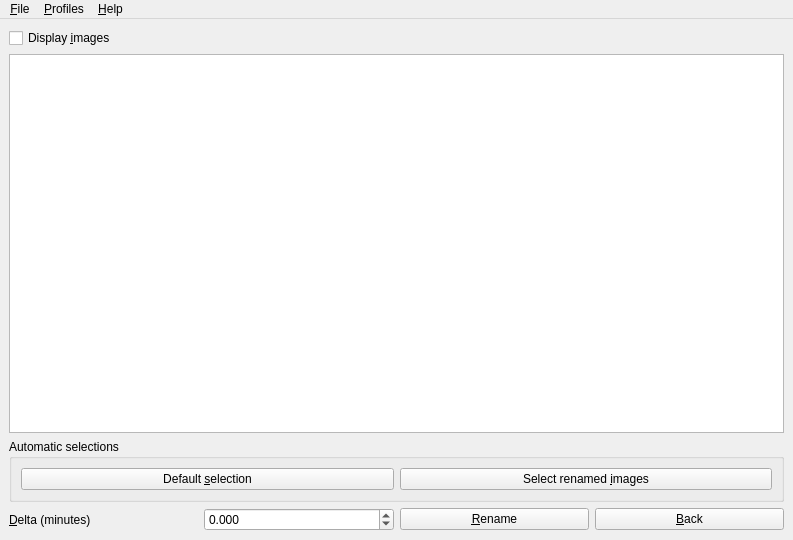
<?xml version="1.0" encoding="UTF-8"?>
<ui version="4.0">
 <class>MainWindow</class>
 <widget class="QMainWindow" name="MainWindow">
  <property name="geometry">
   <rect>
    <x>0</x>
    <y>0</y>
    <width>793</width>
    <height>540</height>
   </rect>
  </property>
  <property name="windowTitle">
   <string>QtImgren</string>
  </property>
  <widget class="QWidget" name="centralWidget">
   <layout class="QHBoxLayout" name="horizontalLayout_3">
    <item>
     <layout class="QVBoxLayout" name="verticalLayout_2">
      <item>
       <widget class="QCheckBox" name="images_display">
        <property name="sizePolicy">
         <sizepolicy hsizetype="Expanding" vsizetype="Fixed">
          <horstretch>0</horstretch>
          <verstretch>0</verstretch>
         </sizepolicy>
        </property>
        <property name="text">
         <string>Display &amp;images</string>
        </property>
       </widget>
      </item>
      <item>
       <widget class="View" name="tableView">
        <property name="sizePolicy">
         <sizepolicy hsizetype="Preferred" vsizetype="Expanding">
          <horstretch>0</horstretch>
          <verstretch>0</verstretch>
         </sizepolicy>
        </property>
        <property name="selectionBehavior">
         <enum>QAbstractItemView::SelectRows</enum>
        </property>
        <attribute name="horizontalHeaderStretchLastSection">
         <bool>true</bool>
        </attribute>
       </widget>
      </item>
      <item>
       <widget class="QGroupBox" name="groupBox">
        <property name="title">
         <string>Automatic selections</string>
        </property>
        <layout class="QVBoxLayout" name="verticalLayout">
         <item>
          <layout class="QHBoxLayout" name="horizontalLayout_2">
           <item>
            <widget class="QPushButton" name="reset">
             <property name="text">
              <string>Default &amp;selection</string>
             </property>
            </widget>
           </item>
           <item>
            <widget class="QPushButton" name="renamed">
             <property name="text">
              <string>Select renamed &amp;images</string>
             </property>
            </widget>
           </item>
          </layout>
         </item>
        </layout>
       </widget>
      </item>
      <item>
       <layout class="QHBoxLayout" name="horizontalLayout">
        <item>
         <widget class="QLabel" name="label">
          <property name="text">
           <string>&amp;Delta (minutes)</string>
          </property>
          <property name="buddy">
           <cstring>delta</cstring>
          </property>
         </widget>
        </item>
        <item>
         <widget class="QDoubleSpinBox" name="delta">
          <property name="decimals">
           <number>3</number>
          </property>
          <property name="minimum">
           <double>-14400.000000000000000</double>
          </property>
          <property name="maximum">
           <double>14400.000000000000000</double>
          </property>
         </widget>
        </item>
        <item>
         <widget class="QPushButton" name="rename">
          <property name="text">
           <string>&amp;Rename</string>
          </property>
         </widget>
        </item>
        <item>
         <widget class="QPushButton" name="back">
          <property name="text">
           <string>&amp;Back</string>
          </property>
         </widget>
        </item>
       </layout>
      </item>
     </layout>
    </item>
   </layout>
  </widget>
  <widget class="QMenuBar" name="menuBar">
   <property name="geometry">
    <rect>
     <x>0</x>
     <y>0</y>
     <width>793</width>
     <height>21</height>
    </rect>
   </property>
   <widget class="QMenu" name="menu_File">
    <property name="title">
     <string>&amp;File</string>
    </property>
    <addaction name="action_merge"/>
    <addaction name="action_settings"/>
    <addaction name="separator"/>
    <addaction name="action_quit"/>
   </widget>
   <widget class="QMenu" name="menu_Help">
    <property name="title">
     <string>&amp;Help</string>
    </property>
    <addaction name="action_about"/>
    <addaction name="action_about_qt"/>
   </widget>
   <widget class="QMenu" name="menu_Profiles">
    <property name="title">
     <string>&amp;Profiles</string>
    </property>
    <addaction name="action_new_profile"/>
    <addaction name="separator"/>
    <addaction name="separator"/>
    <addaction name="action_manage_profiles"/>
   </widget>
   <addaction name="menu_File"/>
   <addaction name="menu_Profiles"/>
   <addaction name="menu_Help"/>
  </widget>
  <action name="action_quit">
   <property name="text">
    <string>&amp;Quit</string>
   </property>
  </action>
  <action name="action_about">
   <property name="text">
    <string>&amp;About</string>
   </property>
  </action>
  <action name="action_about_qt">
   <property name="text">
    <string>About &amp;Qt</string>
   </property>
  </action>
  <action name="action_new_profile">
   <property name="text">
    <string>&amp;New profile</string>
   </property>
  </action>
  <action name="action_manage_profiles">
   <property name="text">
    <string>&amp;Manage profiles</string>
   </property>
  </action>
  <action name="actionChange_Folder">
   <property name="text">
    <string>Change &amp;Folder</string>
   </property>
  </action>
  <action name="action_merge">
   <property name="enabled">
    <bool>true</bool>
   </property>
   <property name="text">
    <string>&amp;Merge</string>
   </property>
  </action>
  <action name="action_settings">
   <property name="text">
    <string>Settings</string>
   </property>
  </action>
 </widget>
 <customwidgets>
  <customwidget>
   <class>View</class>
   <extends>QTableView</extends>
   <header>.main_view.h</header>
   <slots>
    <slot>delta_changed(double)</slot>
    <slot>rename()</slot>
    <slot>back()</slot>
    <slot>reset_selection()</slot>
    <slot>select_renamed()</slot>
    <slot>display_images(bool)</slot>
   </slots>
  </customwidget>
 </customwidgets>
 <tabstops>
  <tabstop>tableView</tabstop>
  <tabstop>delta</tabstop>
  <tabstop>rename</tabstop>
  <tabstop>back</tabstop>
 </tabstops>
 <resources/>
 <connections>
  <connection>
   <sender>action_quit</sender>
   <signal>triggered()</signal>
   <receiver>MainWindow</receiver>
   <slot>close()</slot>
   <hints>
    <hint type="sourcelabel">
     <x>-1</x>
     <y>-1</y>
    </hint>
    <hint type="destinationlabel">
     <x>399</x>
     <y>299</y>
    </hint>
   </hints>
  </connection>
  <connection>
   <sender>delta</sender>
   <signal>valueChanged(double)</signal>
   <receiver>tableView</receiver>
   <slot>delta_changed(double)</slot>
   <hints>
    <hint type="sourcelabel">
     <x>267</x>
     <y>511</y>
    </hint>
    <hint type="destinationlabel">
     <x>279</x>
     <y>413</y>
    </hint>
   </hints>
  </connection>
  <connection>
   <sender>rename</sender>
   <signal>clicked()</signal>
   <receiver>tableView</receiver>
   <slot>rename()</slot>
   <hints>
    <hint type="sourcelabel">
     <x>586</x>
     <y>526</y>
    </hint>
    <hint type="destinationlabel">
     <x>482</x>
     <y>413</y>
    </hint>
   </hints>
  </connection>
  <connection>
   <sender>back</sender>
   <signal>clicked()</signal>
   <receiver>tableView</receiver>
   <slot>back()</slot>
   <hints>
    <hint type="sourcelabel">
     <x>669</x>
     <y>513</y>
    </hint>
    <hint type="destinationlabel">
     <x>680</x>
     <y>413</y>
    </hint>
   </hints>
  </connection>
  <connection>
   <sender>reset</sender>
   <signal>clicked()</signal>
   <receiver>tableView</receiver>
   <slot>reset_selection()</slot>
   <hints>
    <hint type="sourcelabel">
     <x>392</x>
     <y>477</y>
    </hint>
    <hint type="destinationlabel">
     <x>387</x>
     <y>413</y>
    </hint>
   </hints>
  </connection>
  <connection>
   <sender>renamed</sender>
   <signal>clicked()</signal>
   <receiver>tableView</receiver>
   <slot>select_renamed()</slot>
   <hints>
    <hint type="sourcelabel">
     <x>771</x>
     <y>487</y>
    </hint>
    <hint type="destinationlabel">
     <x>573</x>
     <y>373</y>
    </hint>
   </hints>
  </connection>
  <connection>
   <sender>images_display</sender>
   <signal>clicked(bool)</signal>
   <receiver>tableView</receiver>
   <slot>display_images(bool)</slot>
   <hints>
    <hint type="sourcelabel">
     <x>69</x>
     <y>43</y>
    </hint>
    <hint type="destinationlabel">
     <x>75</x>
     <y>65</y>
    </hint>
   </hints>
  </connection>
 </connections>
</ui>
